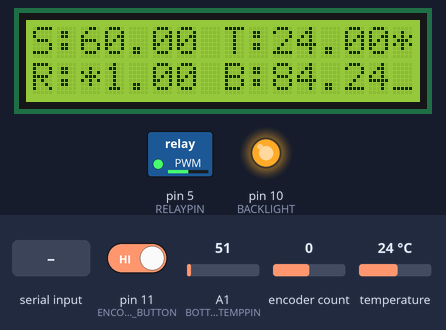
Bench run of a sketch on a simulated Arduino Uno, built with avr-gcc and run on an emulated ATmega328P. On the bench: 16×2 character LCD, switched loads named in the sketch (green lamp = pin HIGH), output pins drawn as LEDs (lit = HIGH). Inputs (shaded band) come from the test bench; at power-on: pin 11 (ENCODER_BUTTON) HIGH, encoder count 0, temperature 24 °C, A1 (BOTTOMTEMPPIN) = 51. Pins used as bus, display or sensor lines are not drawn; what the sketch prints to the serial monitor is not drawn.

Above: at 2.6 s.
2.7 s: pin 11 (ENCODER_BUTTON) driven LOW
At 4.6 s:
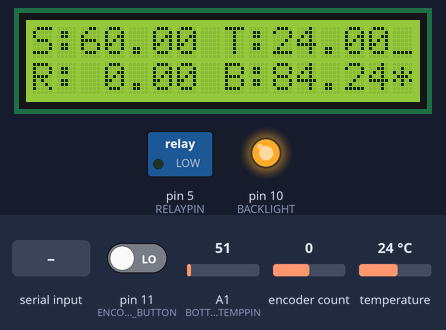
5.4 s: "r" received over Serial
At 5.8 s:
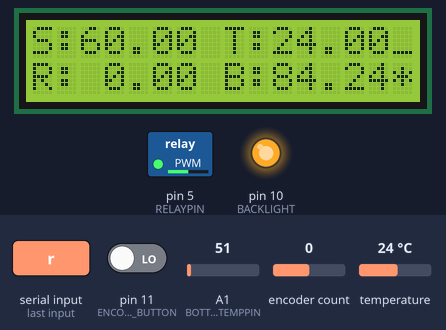
7.4 s: encoder count set to 1
At 8.0 s:
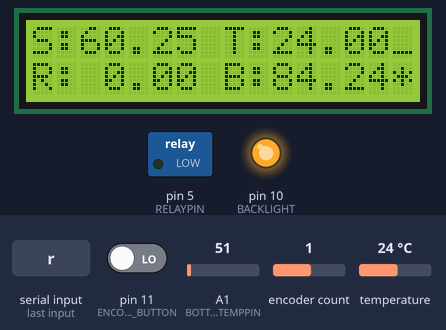
9.0 s: temperature set to 12 °C
At 10.4 s:
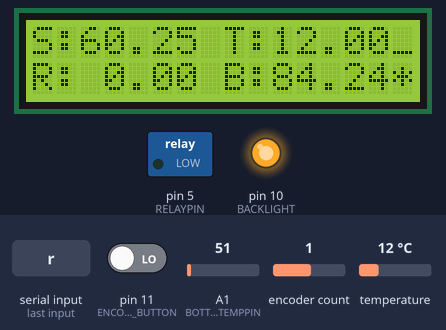
11.0 s: A1 (BOTTOMTEMPPIN) set to 61
At 12.7 s:
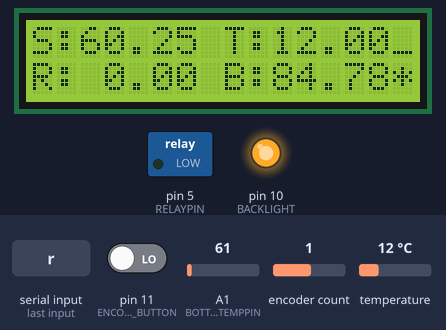
13.0 s: "f" received over Serial
At 13.4 s:
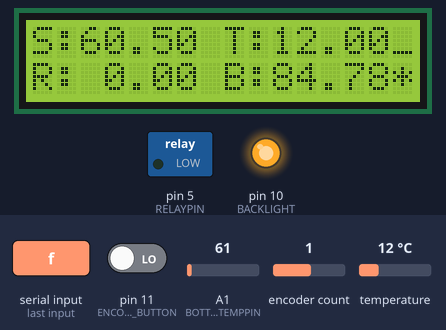
Timing chart, 0 to 15.5 s (numbered marks = the images above; inputs shaded):
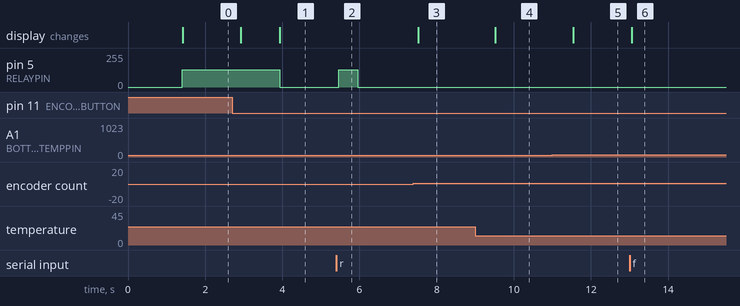

Measured:
- after the input at 2.7 s, pin 5 (RELAYPIN): 128/255 → 0/255 after 1.2 s; the display: first changes after 0.22 s (image 1 shows a later state)
- after the input at 5.4 s, pin 5 (RELAYPIN): 0/255 → 128/255 after 0.06 s, → 0/255 0.49 s later
- after the input at 7.4 s, the display: changes after 0.12 s (image 3)
- after the input at 9.0 s, the display: changes after 0.51 s (image 4)
- after the input at 11.0 s, the display: changes after 0.54 s (image 5)
- after the input at 13.0 s, the display: changes after 0.06 s (image 6)

The sketch:

sousvide-lcd-encoder.ino
```cpp
#include <Encoder.h>
#define ENCODER_USE_INTERRUPTS
#include <Arduino.h>
#include <OneWire.h>
#include <DallasTemperature.h>
#include <AutoPID.h>
#include "TKLCDL.h"
#include "sousvide-lcd-encoder.h"

TKLCDL lcd=TKLCDL();

double temperature;
double pidTemperature;
double bottomTemp;
double pulseValue;
unsigned long lastTempUpdate; //tracks clock time of last temp update
unsigned long printLoop, serialPrintLoop=0;
unsigned long adjustTimer=0;
unsigned long bottomTempADC;
unsigned long lastDebounceTime=0;
bool lastButtonState=true;
long knobPosition=0;

bool usingBottom=false;


OneWire oneWire(TEMPPIN);
DallasTemperature tempSensor(&oneWire);
double setPoint=60.0;

bool relayStatus=false;
bool localRelayStatus=false;
float myTemp=0.0;
char keyRead;

Encoder myKnob(ENCODER1A, ENCODER1B);


AutoPIDRelay myPID(&pidTemperature, &setPoint, &relayStatus,RELAY_PULSE, KP, KI, KD);
//AutoPIDRelay(double *input, double *setpoint, bool *relayState, double pulseWidth, double Kp, double Ki, double Kd)

bool updateTemperature() {
  if ((millis() - lastTempUpdate) > TEMP_READ_DELAY) {
    temperature = tempSensor.getTempCByIndex(0); //get temp reading
    lastTempUpdate = millis();
    tempSensor.requestTemperatures(); //request reading for next time
    analogRead(BOTTOMTEMPPIN);
    delay(10);
    bottomTemp=ntcAdcToTemp(analogRead(BOTTOMTEMPPIN));
    pidTemperature=usingBottom?bottomTemp:temperature;
    return true;
  }
  return false;
}

double ntcAdcToTemp(unsigned long adcValue){
  // 'y = -1.4843E-04x2 + 7.0989E-02x + 8.1006E+01
  //Serial.println(localADC);
  return (81.006 - 1.4843E-04 * pow(adcValue,2) + 7.0989E-02*adcValue);
}

void updateLcd(){
    pulseValue= myPID.getPulseValue();
    lcd.clear();
    lcd.setCursor(0,0);
    lcd.print("S:");
    lcd.print(setPoint);
    lcd.setCursor(8,0);
    lcd.print("T:");
    lcd.print(temperature);
    lcd.setCursor(15,0);
    lcd.print(usingBottom?"_":"*");
    lcd.setCursor(0,1);
    lcd.print("R:");
    lcd.print(relayStatus?"*":" ");
    lcd.print(pulseValue);
    lcd.setCursor(8,1);
    lcd.print("B:");
    lcd.print(bottomTemp);
    lcd.setCursor(15,1);
    lcd.print(usingBottom?"*":"_");
}

void setup() {
  // put your setup code here, to run once:
  pinMode(RELAYPIN, OUTPUT);
  pinMode(BOTTOMTEMPPIN, INPUT);
  pinMode(ENCODER_BUTTON, INPUT_PULLUP);

  lcd.begin();
  lcd.clear();

  tempSensor.begin();
  if (tempSensor.getDS18Count() <1) {
    Serial.println("Temperature read timed out!!!");
  }
  tempSensor.setResolution(11);
  tempSensor.requestTemperatures();

  while (!updateTemperature()) {}
  Serial.begin(115200);
  //while (!Serial);
  Serial.println("Finished init");

  myPID.setBangBang(0.5);
  myPID.setTimeStep(1000);

  lcd.setCursor(0,0);
  lcd.print("S:");
  lcd.print(setPoint);
  lcd.setCursor(8,0);
  lcd.print("T:");
  lcd.setCursor(0,1);
  lcd.print("R:");
  lcd.setCursor(8,1);
  lcd.print("B:");
}

void loop() {
  bool myRead=digitalRead(ENCODER_BUTTON);
  if (myRead != lastButtonState) {
    if(!myRead ){
      lastDebounceTime = millis();
      lastButtonState=false;
    } else if (lastDebounceTime==0){
      lastButtonState=true;
    }
  }
  if (lastDebounceTime>0 && ((millis() - lastDebounceTime) > DEBOUNCE_DELAY)) {
    if(!myRead){
      usingBottom=!usingBottom;
    }
    lastDebounceTime=0;
  }

  myPID.run();
  knobPosition = myKnob.readAndReset();
  if (knobPosition!=0) {
    Serial.println(knobPosition);
    setPoint+=knobPosition*(0.25/4);
    lcd.setCursor(2,0);
    lcd.print(setPoint);
  }
  updateTemperature();

  if (millis()>printLoop+PRINTLOOPTIME){
    printLoop=millis();
    pulseValue= myPID.getPulseValue();
    analogWrite(RELAYPIN, relayStatus?128:0);
    updateLcd();
  }

  if (millis()>serialPrintLoop+SERIALPRINTLOOPTIME){
    serialPrintLoop=millis();
    //digitalWrite(RELAYPIN,relayStatus);
    //analogTemp=analogRead(SETPOINTPIN);
    //Serial.print(tempSetPointADC);
    //Serial.print(" ");
    Serial.print(bottomTempADC);
    Serial.print(" ");
    Serial.print(temperature);
    Serial.print(" ");
    Serial.print(pulseValue);
    Serial.print(" ");
    Serial.print(relayStatus);
    Serial.print(" ");
    Serial.print(setPoint);
    Serial.print(" ");
    Serial.print(bottomTemp);
    Serial.print(" ");
    Serial.println(usingBottom);
  }

  if (Serial.available()) {
     keyRead=Serial.read();
     switch (keyRead)
     {
        case 'r':
          Serial.print("toggle relay ");
          localRelayStatus= !localRelayStatus;
          Serial.println(localRelayStatus);
          //digitalWrite(RELAYPIN,localRelayStatus);
          analogWrite(RELAYPIN, localRelayStatus?128:0);
          break;
        case 'f':
          setPoint+=0.25;
          if (setPoint >90)
            setPoint=90.0;
          break;
        case 's':
          setPoint-=0.25;
          if (setPoint < 30)
            setPoint=30.0;
          break;
     }

  }

}
```

easymenu.cpp
```cpp

```

TKLCDL.cpp
```cpp
#include "TKLCDL.h"

void TKLCDL::begin() {
  LiquidCrystal::begin(DEFAULT_SIZE_COL, DEFAULT_SIZE_COL);
  setBrightness(DEFAULT_BRIGHTNESS);
  setContrast(DEFAULT_CONTRAST);

  // fixes flickering when using Arduino default PWM frequency of 490Hz,
  // the following line, switches the PWM frequency to 3906.25Hz
  TCCR1B = TCCR1B & 0b11111000 | 0x02;
}

void TKLCDL::setBrightness(uint8_t brightness) {
  analogWrite(BACKLIGHT, brightness);
}

void TKLCDL::setContrast(uint8_t contrast) {
  analogWrite(CONTRASTPIN, 255-contrast); // contrast is reversed
}
```

TKLCDL.h
```cpp
#ifndef TKLCDL_h
#define TKLCDL_h

#include <inttypes.h>
#include <Arduino.h>
#include <LiquidCrystal.h>

// Define LCD pin mappings
#define LCD_D4  A3
#define LCD_D5  4
#define LCD_D6  12
#define LCD_D7  8
#define LCD_RS  A4
#define LCD_RW  A5
#define LCD_EN  7


// Define default settings
#define DEFAULT_CONTRAST 230
#define DEFAULT_BRIGHTNESS 255


// for 16x2 TK display
#define DEFAULT_SIZE_COL 16
#define DEFAULT_SIZE_ROWS 2

#define BACKLIGHT 10
#define CONTRASTPIN 9         // B7

class TKLCDL : public LiquidCrystal {
  public:
    TKLCDL() : LiquidCrystal(LCD_RS, LCD_RW, LCD_EN, LCD_D4, LCD_D5, LCD_D6, LCD_D7){};
    void begin();
    void setBrightness(uint8_t brightness);
    void setContrast(uint8_t contrast);

};

#endif TKLCDL_h
```

sousvide-lcd-encoder.h
```cpp
#define RELAYPIN 5 //Use pin 5 as its PWM capable and the control board requires analog a PWM singal "(AC coupled)"
#define TEMPPIN 6
#define BOTTOMTEMPPIN A1
#define ENCODER1A 0
#define ENCODER1B 1
#define ENCODER_BUTTON 11
#define DEBOUNCE_DELAY 10


#define TEMP_READ_TIMEOUT 2000
#define TEMP_READ_DELAY 1000
#define RELAY_PULSE 10000
#define ADJUST_TIMER_LIMIT 2000
#define ADJUST_JUMP 256
#define ADC_OFF 32
#define MINTEMP 30
#define MAXTEMP 100
#define DELTA_TEMP_SENSORS 3.0

#define OUTPUT_MIN 0
#define OUTPUT_MAX 255
#define KP .12
#define KI .0003
#define KD 0
#define SERIALPRINTLOOPTIME 2000
#define PRINTLOOPTIME 500
```
